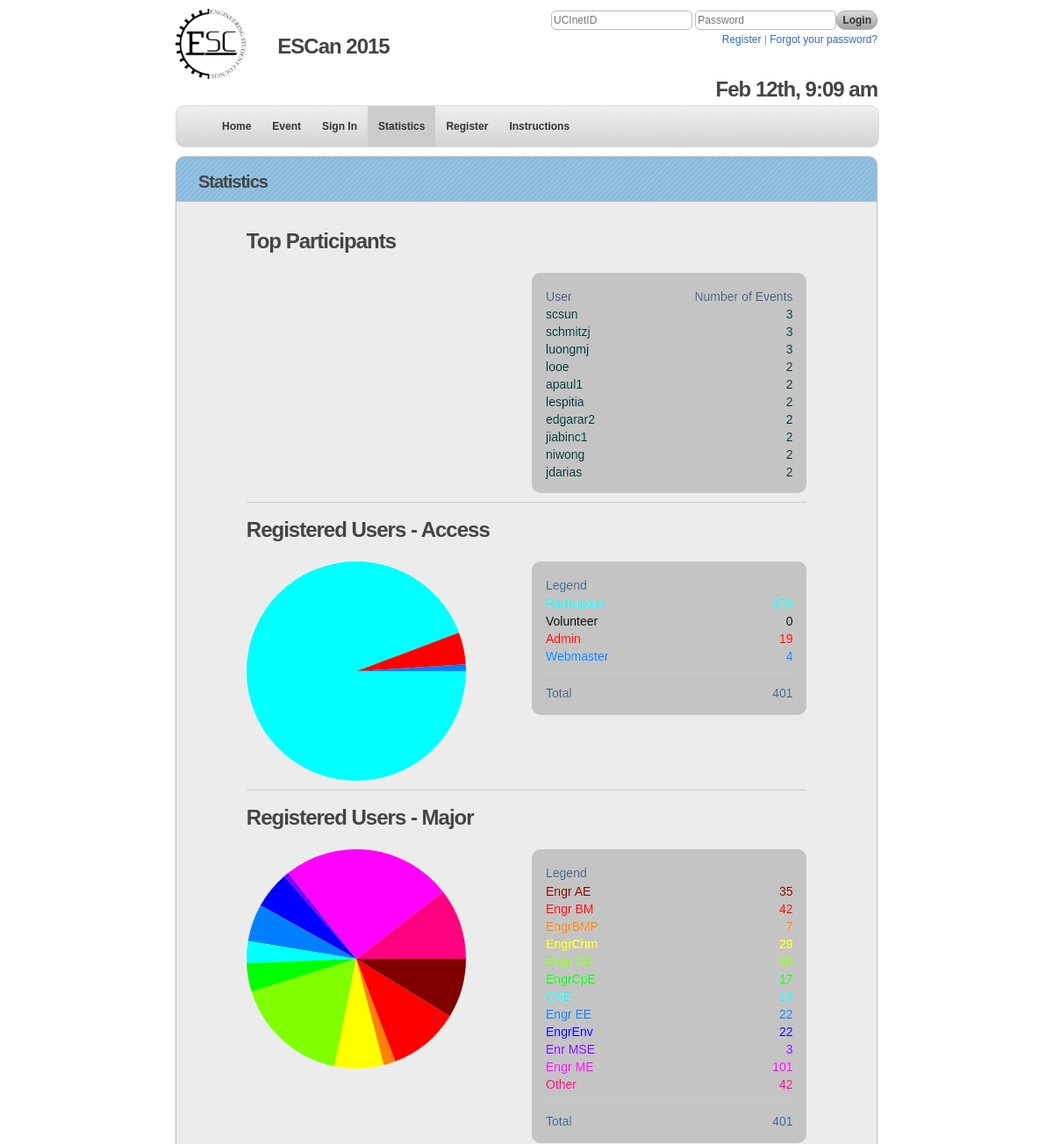
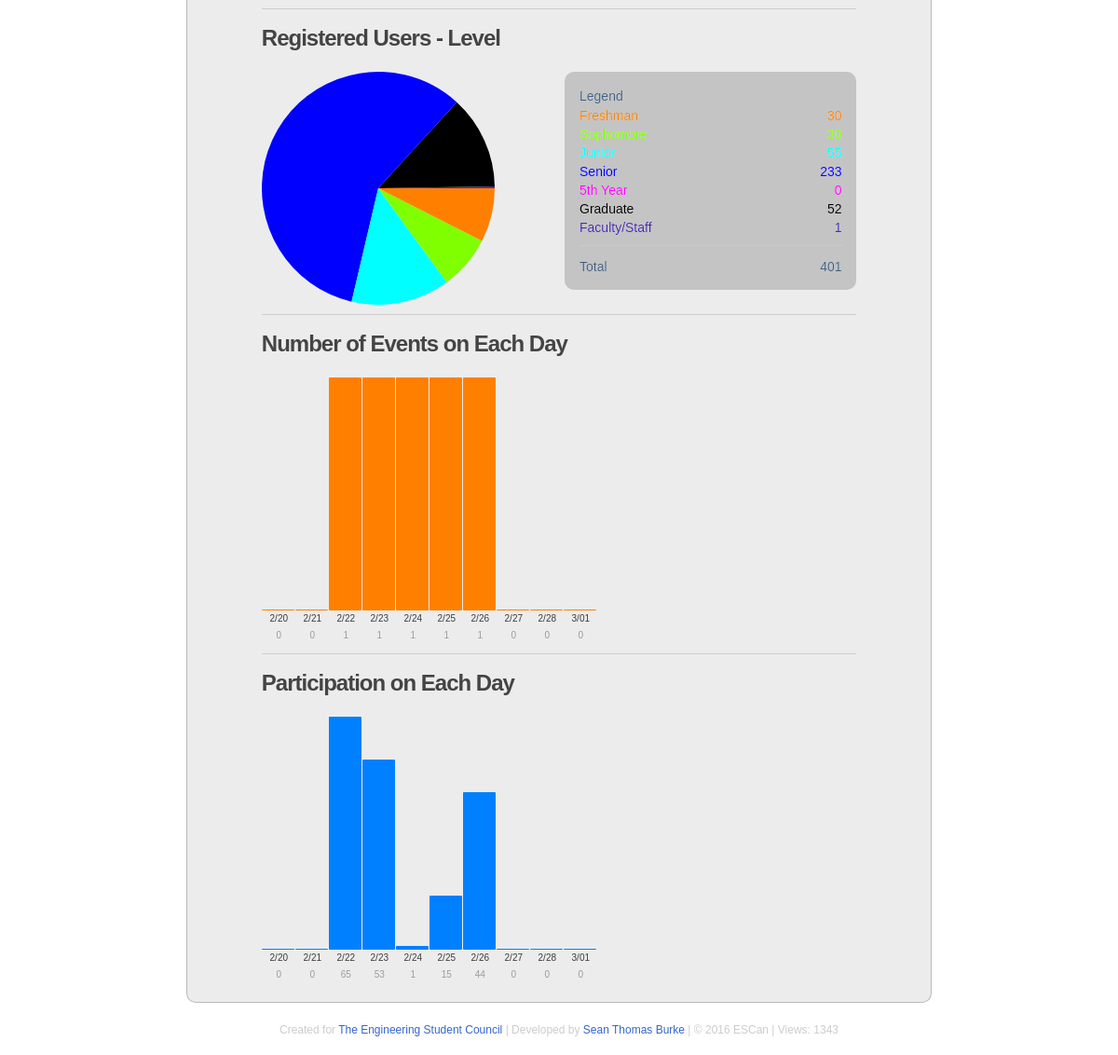
The page /statistics.php on the database its author committed (2 pictures, top to bottom).
### tables this page shows
CREATE TABLE IF NOT EXISTS `settings` (
  `name` varchar(20) NOT NULL,
  `value` varchar(8) NOT NULL,
  PRIMARY KEY (`name`)
);

CREATE TABLE IF NOT EXISTS `tabs` (
  `tid` mediumint(9) NOT NULL AUTO_INCREMENT,
  `page` varchar(20) NOT NULL,
  `title` varchar(20) NOT NULL,
  `access` tinyint(1) NOT NULL DEFAULT '0',
  `public_only` tinyint(1) NOT NULL DEFAULT '0',
  PRIMARY KEY (`tid`)
);

CREATE TABLE IF NOT EXISTS `users` (
  `ucinetid` varchar(8) NOT NULL,
  `barcode` varchar(32) NOT NULL COMMENT 'barcode id',
  `name` varchar(100) NOT NULL COMMENT 'first name',
  `email` varchar(150) NOT NULL COMMENT 'email',
  `major` varchar(75) NOT NULL COMMENT 'Major',
  `level` varchar(20) NOT NULL COMMENT 'Year Level',
  `opt` tinyint(1) NOT NULL DEFAULT '1' COMMENT 'opt-out mail',
  `access` tinyint(1) NOT NULL DEFAULT '0' COMMENT 'access level',
  `elig` tinyint(1) NOT NULL DEFAULT '1' COMMENT 'prize eligible',
  `date` date NOT NULL,
  `time` time NOT NULL,
  `volunteer` varchar(8) NOT NULL,
  PRIMARY KEY (`ucinetid`)
);

### statistics.php (the view)
<?php
require_once 'inc/standard.php';
$page = new Page('statistics', ALL);
$page->setTitle('Statistics');
$page->startGraph();
$var_array = new VarArray();
$sql = "SELECT users.ucinetid, COUNT(*) as num_events FROM  users, barcodes, scans, events
        WHERE users.ucinetid = barcodes.ucinetid
        AND barcodes.barcode = scans.barcode
        AND scans.eid = events.eid
        AND users.elig = 1
        GROUP BY users.name
        ORDER BY num_events DESC
        LIMIT 10;";
$DB->query($sql);
$top_participants = '<div class="row">
                        <h2>Top Participants</h2>
                        <div class="legend_pie">
                            <div class="legend_pie_inside">
                                <div class="row center">
            						<span class="left">User</span>
            						<span class="right">Number of Events</span>
            					</div>';
$result = $DB->resultToArray();
if(!empty($result))
{
    foreach($result as $key => $value)
    {
            $top_participants .=  '<div class="row">
            						<font color="#003333">
            						<span class="left">'.$value[0].'</span>
            						<span class="right">'.$value[1].'</span>
            						</font><br>
            					    </div>';
    }
}
$top_participants .= "      </div>
                        </div>
                    </div>";
foreach($var_array->getAccess() as $key => $value)
{
	$access[$value] = $DB->countOf('users', 'access = "'.$key.'"');
}
$access_stat = new Statistic('pie', 'user_access', 'Registered Users - Access', $access, 6);
foreach ($var_array->getMajors() as $major) {
	$where .= 'major NOT LIKE \''.$major.'\' AND ';
	if($major != "Other")
	{
		$majors[$major] = $DB->countOf('users', 'major = "'.$major.'"');
	}
	else
	{
		$where = substr($where, 0, strlen($where)-5);
		$majors["Other"] = $DB->countOf('users', $where);
	}
}
$majors_stat = new Statistic('pie', 'user_majors', 'Registered Users - Major', $majors, 0);
foreach ($var_array->getLevels() as $level) {
	$levels[$level] = $DB->countOf('users', 'level = "'.$level.'"');
}
$levels_stat = new Statistic('pie', 'user_levels', 'Registered Users - Level', $levels, 2);
foreach ($var_array->getDates() as $key => $value) {
	$new_key = date('n/d',strtotime($key));
	$events[$new_key] = $DB->countOf('events', 'date = "'.$key.'"');
}
$events_stat = new Statistic('bar', 'events_stat', 'Number of Events on Each Day', $events, 2);
foreach ($var_array->getDates(false, true) as $key => $value) {
	$new_key = date('n/d',strtotime($key));
	$sql = 'SELECT COUNT(*)
			FROM scans
			LEFT JOIN events
			ON scans.eid = events.eid
			WHERE events.date LIKE "'.$key.'"';
	$scans[$new_key] = $DB->queryUniqueValue($sql);
}
$participation_stat = new Statistic('bar', 'scans_week', 'Participation on Each Day', $scans, 7);
$bottom .= $top_participants;
$bottom .= '<div class="separator"></div>';
$bottom .= $access_stat->display();
$bottom .= '<div class="separator"></div>';
$bottom .= $majors_stat->display();
$bottom .= '<div class="separator"></div>';
$bottom .= $levels_stat->display();
$bottom .= '<div class="separator"></div>';
$bottom .= $events_stat->display();
$bottom .= '<div class="separator"></div>';
$bottom .= $participation_stat->display();
$box = new Box('Statistics', $bottom);
$content = $box->display('full');
$page->setContent($content);
$page->buildPage();
?>

### inc/classes/Nav.class.php (shortened to what the rows shown need)
<?php
class Nav
{
	public $output;
	function __construct($access, $tab)
	{
		$this->DB = $GLOBALS['DB'];
		$this->tab = $tab;
		$this->access = ($access == '') ? 0:$access;
		if($access == 0)
		{
			$sql = 'SELECT tabs.title, pages.name, pages.url, tabs.public_only, tabs.access
			FROM tabs LEFT JOIN pages
			ON pages.name = tabs.page
			WHERE tabs.access <= "'.$this->access.'"
			OR tabs.public_only = "1"
			ORDER BY tid ASC';
		}
		$result = $this->DB->query($sql);
		$tabs = $this->DB->resultToArray($result);
		$highlight = ' id="highlight"';
		$this->output .= '
		<div id="navigation-section">
		<div id="nav">
		<ul>';
		if(count($tabs) > 0)
		{
			foreach($tabs as $tab)
			{
				$active = ($this->tab == $tab['name']) ? $highlight:'';
				$this->output .= '
					<li><a class="menu-item" '.$active.' href="'.$tab['url'].'?s=nav">'.$tab['title'].'</a></li>';
			}
		}
		else
		{
			$this->output .= '
				<li><a class="menu-item" href="index.php">Home</a></li>';
		}
		$this->output .= '</ul></div></div>';
	}
}
?>

### inc/classes/Statistic.class.php (shortened to what the rows shown need)
<?php
class Statistic {
public $class;
public $title;
public $array;
public $color_offset;
public $color;
public $type;
function __construct($type, $class, $title, $array, $color_offset = 0)
{
	$this->type = $type;
	$this->class= $class;
	$this->title = $title;
	$this->array = $array;
	$this->color_offset = $color_offset;
	$this->color = new Color();
	$this->build();
}
function build()
{
	if($this->type == 'pie')
	{
		$this->buildPie();
	}
	elseif($this->type == 'bar')
	{
		$this->buildBar();
	}
}
function buildPie()
{
	$stat_colors = $this->color->getColorArray(count($this->array), $this->color_offset);
	$i=0;
	foreach($this->array as $key => $value)
	{
		$stat_legend .= '
					<div class="row">
						<font color="'.$stat_colors[$i].'">
						<span class="left">'.$key.'</span>
						<span class="right">'.$value.'</span>
						</font><br>
					</div>';
		$i++;
		$total_count += $value;
	}
	$stat_legend .= '<div class="separator"></div>
				<div class="row">
					<span class="left">Total</span>
					<span class="right">'.$total_count.'</span>
				</div>';
	 $this->html .= '
	 		<div class="row">
	 			<h2><span id="'.$this->class.'">'.$this->title.'</span></h2>
	 			<div id="'.$this->class.'_drop">
		 			<span id="'.$this->class.'_pie" class="pie">Loading...</span>
		 			<script>
		 			$("#'.$this->class.'_pie").sparkline(['.implode(', ', $this->array).'] , {
		 			 type:"pie", height:"250px", sliceColors:["'.implode('", "', $stat_colors).'"]
		 			 });
		 			$("#'.$this->class.'").click(function(){
		 			 $("#'.$this->class.'_drop").slideToggle();
		 			 });
		 			</script>
		 			<div class="legend_pie">
			 			<div class="legend_pie_inside">
			 				<div class="row"><span class="center">Legend</span></div>
			 				<div class="clear"></div>
			 				'.$stat_legend.'
			 			</div>
		 			</div>
		 		</div>
	 		</div>';
}
function buildBar()
{
	$bar_width = 35;
	$stat_colors = $this->color->getColorArray(count($this->array), $this->color_offset);
	foreach($this->array as $key => $value)
	{
		$stat_legend .= '<div class="legend_bar_item" style="width:'.$bar_width.'px;">
							<span class="legend_bar_key">'.$key.'</span><br><span class="legend_bar_value">'.$value.'</span>
						</div>
						';
	}
	$this->html .= '
			<div class="row">
				<h2><span id="'.$this->class.'">'.$this->title.'</span></h2>
				<div id="'.$this->class.'_drop">
					<span id="'.$this->class.'_bar" class="bar">Loading...</span>
					<script>
						$("#'.$this->class.'_bar").sparkline(['.implode(', ', $this->array).'] , {
						 	type:"bar", barColor: "'.$stat_colors[0].'", height:"250px", barWidth:'.$bar_width.'
						 });
						$("#'.$this->class.'").click(function(){
							$("#'.$this->class.'_drop").slideToggle();
							});
					</script>
					<div class="legend_bar">
						'.$stat_legend.'
					</div>
		 		</div>
			</div>';
}
}
?>

### inc/classes/Page.class.php (shortened to what the rows shown need)
<?php
class Page
{
	public $DB;
	public $banner;
	public $content;
	public $content_bottom;
	public $description;
	public $extra_meta;
	public $footer;
	public $graph;
	public $google;
	public $html;
	public $header;
	public $isPhone;
	public $js;
	public $logo_src;
	public $keywords;
	public $navigation;
	public $pageviews;
	public $title;
	public $login;
	public $nav;
	function __construct($name, $access = ALL)
	{
		$this->DB = $GLOBALS['DB'];
		$this->login = new Login();
		$sql = "SELECT p.* FROM pages AS p
				WHERE name = '$name'";
		if(!($this->DB->query($sql)))
			die('Could not get page: '.$this->DB->getError());
		$page = $this->DB->resultToSingleArray();
		if(strstr($_SERVER['HTTP_USER_AGENT'], 'iPhone'))
			$this->isPhone = true;
		else
			$this->isPhone = false;
		$this->isPhone = false;
		$this->pageviews = $page['views'];
		$this->description = $page['description'];
		$this->content = $page['content'];
		$this->title = ucfirst($page['name']);
		$this->logo_src = 'images/logo200.png';
		$this->nav = new Nav($_SESSION['access'], $page['tab']);
	}
	public function setTitle($title)
	{
		$this->title = $title;
	}
	public function buildJSInitial()
	{
		$this->js_initial = '
		<script>
    		$(document).ready(function() {';
    		$this->js_initial .= '
            update();
            setInterval(update, 1000);';
            $this->js_initial .= $this->js;
    		$this->js_initial .= ' });
		</script>';
	}
	public function setContent($content_bottom)
	{
		$this->content_bottom = $content_bottom;
	}
	public function startGraph()
	{
		$this->graph = '<script type="text/javascript" src="js/jquery.sparkline.min.js"></script>';
	}
	public function setGoogleAnalytics()
	{
		$this->google = '<script type="text/javascript">
		  var _gaq = _gaq || [];
		  _gaq.push([\'_setAccount\', \'UA-25773399-2\']);
		  _gaq.push([\'_trackPageview\']);
		  (function() {
		    var ga = document.createElement(\'script\'); ga.type = \'text/javascript\'; ga.async = true;
		    ga.src = (\'https:\' == document.location.protocol ? \'https://ssl\' : \'http://www\') + \'.google-analytics.com/ga.js\';
		    var s = document.getElementsByTagName(\'script\')[0]; s.parentNode.insertBefore(ga, s);
		  })();
		</script>';
	}
	private function updatePageView()
	{
		$this->pageviews += 1;
	}
	private function buildHTML()
	{
		$css = 'global';
		$css = ($css) ? '<link rel=stylesheet type="text/css" href="css/'.$css.'.css"  >' : '';
		$this->html =
		'<!DOCTYPE HTML PUBLIC "-//W3C//DTD HTML 4.01 Transitional//EN" "http://www.w3.org/TR/html4/loose.dtd">
		<html>
		<head>
			<title>'.$this->title.' - '.PRODUCT.'</title>
			<link rel="shortcut icon" href="/favicon.ico">
			<link rel="icon" href="/favicon.ico" type="image/x-icon">
			<meta property="og:title" content="'.PRODUCT.'" />
			<meta property="og:type" content="website" />
			<meta property="og:url" content="'.$_SERVER['PHP_SELF'].'" />
			<meta property="og:image" content="'.$this->logo_src.'" />
			<meta property="og:description" content="'.$this->description.'" />
			<meta property="fb:app_id" content="203055886388488" />
			<meta property="fb:admin" content="hawaiianchimp" />
			'.$this->extra_meta.'
			<meta http-equiv="X-UA-Compatible" content="chrome=1" />
			<meta http-equiv="Content-Type" content="text/html; charset=UTF-8" />
			<meta name="description" content="'.$this->description.'">
			<meta name="keywords" content="'.$this->keywords.'">'
		    .$css.'
		    <link rel=stylesheet type="text/css" href="js/introjs.min.css">
		    <script src="js/jquery-2.1.3.min.js"></script>
	    	<script type="text/javascript" src="js/moment.min.js"></script>
	    	<script type="text/javascript" src="//www.google.com/jsapi"></script>
	    	<script src="js/jquery-2.1.3.min.js"></script>
		    <script type="text/javascript">
			    google.load(\'visualization\', \'1\', {packages: [\'corechart\']});
		    </script>
		    <script type="text/javascript" src="js/escan.min.js"></script>'
	        .$this->graph
		.'</head>';
	}
	private function buildHeader()
	{
		$sql = 'SELECT value
		FROM settings
		WHERE name = "eweekstart"';
		$this->DB->query($sql);
		$eweekstart = $this->DB->resultToSingleArray();
		$this->header = ' <body>
		<div id="wrapper">
		<div id="banner">'
		.$this->banner.'
		</div>
		<div id="header">
			<div id="logo">
				<a href="index.php?r=logo">
				<img src="'.$this->logo_src.'" alt="'.PRODUCT.'">
				<div id="logoname"><h2>'.PRODUCT.' '.date('Y', strtotime($eweekstart[0])).'</h2></div>
				</a>
			</div>
			'.$this->login->loginFormMini('login','login.php','loginmini', $this->isPhone).'
			<div id="today" class="nophone"><h2 id="time">Today: '.date('M d, h:i A', strtotime(NOW_DATE.' '.NOW_TIME)).'</h2></div>
		</div>';
	}
	private function buildNav()
	{
		$this->navigation = $this->nav->display();
	}
	private function buildContent()
	{
		$this->content = '
		<div id="container">
 		'.$this->content_bottom.'</div>';
	}
	private function buildFooter()
	{
		$this->footer = '
		</div>
		<div id="copyright">
			<p>Created for <a href="'.WEBSITE.'">'.ORGANIZATION.'</a> |
			Developed by <a href="http://www.seantburke.com/?r=escan">Sean Thomas Burke</a> |
			&copy; '.date('Y').' '.PRODUCT.' |
			Views: '.$this->pageviews.'</p>
		</div>
		</div>
		'.$this->google
		.'
		<script>
    		function update(){
        		$("#time").text(
        		    moment().format("MMM Do, h:mm a")
        		    );
    		}
		</script>'
	    .$this->js_initial
		.'<script type="text/javascript">
		  var _gaq = _gaq || [];
		  _gaq.push([\'_setAccount\', \'UA-25773399-3\']);
		  _gaq.push([\'_trackPageview\']);
		  (function() {
		    var ga = document.createElement(\'script\'); ga.type = \'text/javascript\'; ga.async = true;
		    ga.src = (\'https:\' == document.location.protocol ? \'https://ssl\' : \'http://www\') + \'.google-analytics.com/ga.js\';
		    var s = document.getElementsByTagName(\'script\')[0]; s.parentNode.insertBefore(ga, s);
		  })();
		</script>
		</body>
		</html>';
	}
	public function buildPage()
	{
		$this->buildHTML();
		$this->buildHeader();
		$this->buildContent();
		$this->buildFooter();
		$this->content = $this->html.$this->header.$this->navigation.$this->content.$this->footer;
		echo $this->content;
		exit;
	}
}
?>

### rows shown on the page
settings: value "2015"
tabs: title "Home"
tabs: title "Event"
tabs: title "Sign In", access "0", public_only "1"
tabs: title "Statistics"
tabs: title "Register"
tabs: title "Instructions"
users: ucinetid "scsun", value "3"
users: ucinetid "schmitzj", value "3"
users: ucinetid "luongmj", value "3"
users: ucinetid "looe", value "2"
users: ucinetid "apaul1", value "2"
users: ucinetid "lespitia", value "2"
users: ucinetid "edgarar2", value "2"
users: ucinetid "jiabinc1", value "2"
users: ucinetid "niwong", value "2"
users: ucinetid "jdarias", value "2"

### other values the page prints
PRODUCT "ESCan"
$this->title "Statistics"
$this->title "Registered Users - Access Registered Users - Major Registered Users - Level"
$key "Participant"
$value "378"
$key "Volunteer"
$value "0"
$key "Admin"
$value "19"
$key "Webmaster"
$value "4"
$total_count "401 401 401"
$key "Engr AE"
$value "35"
$key "Engr BM"
